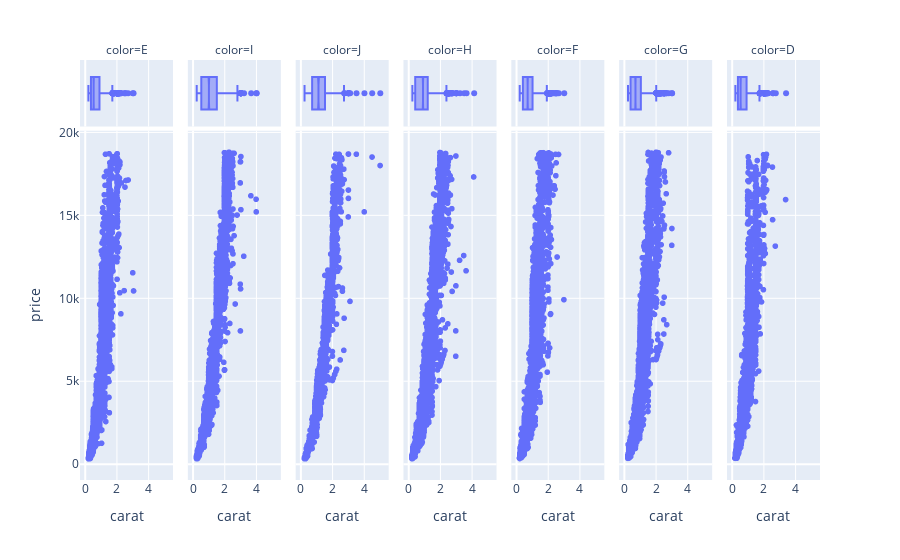

Write notebook code for a chart like this one.
### Code cell
# we can also add facet_col 

# we not get marginal plot of y-axis because we give facet_col, if we give it facet_row it will give us marginal plot of y-axis instead of x-axis
fig2 = px.scatter(diamonds, x="carat", y="price", marginal_x="box", marginal_y="histogram",facet_col='color')
fig2.show()

### Figure 1 — Plotly figure (JSON) as saved in the notebook; plotly's stock layout.template omitted (floating-point values rounded to 4 significant figures; data arrays with more than 128 entries replaced by an {"elided": "..."} marker saying what was removed)
{"data": [{"hovertemplate": "color=E<br>carat=%{x}<br>price=%{y}<extra></extra>", "legendgroup": "", "marker": {"color": "#636efa", "symbol": "circle"}, "mode": "markers", "name": "", "showlegend": false, "type": "scattergl", "x": {"elided": "9797 float values"}, "xaxis": "x", "y": {"elided": "9797 int values"}, "yaxis": "y"}, {"hovertemplate": "color=E<br>carat=%{x}<extra></extra>", "legendgroup": "", "marker": {"color": "#636efa", "symbol": "circle"}, "name": "", "notched": true, "showlegend": false, "type": "box", "x": {"elided": "9797 float values"}, "xaxis": "x8", "yaxis": "y8"}, {"hovertemplate": "color=I<br>carat=%{x}<br>price=%{y}<extra></extra>", "legendgroup": "", "marker": {"color": "#636efa", "symbol": "circle"}, "mode": "markers", "name": "", "showlegend": false, "type": "scattergl", "x": {"elided": "5422 float values"}, "xaxis": "x2", "y": {"elided": "5422 int values"}, "yaxis": "y2"}, {"hovertemplate": "color=I<br>carat=%{x}<extra></extra>", "legendgroup": "", "marker": {"color": "#636efa", "symbol": "circle"}, "name": "", "notched": true, "showlegend": false, "type": "box", "x": {"elided": "5422 float values"}, "xaxis": "x9", "yaxis": "y9"}, {"hovertemplate": "color=J<br>carat=%{x}<br>price=%{y}<extra></extra>", "legendgroup": "", "marker": {"color": "#636efa", "symbol": "circle"}, "mode": "markers", "name": "", "showlegend": false, "type": "scattergl", "x": {"elided": "2808 float values"}, "xaxis": "x3", "y": {"elided": "2808 int values"}, "yaxis": "y3"}, {"hovertemplate": "color=J<br>carat=%{x}<extra></extra>", "legendgroup": "", "marker": {"color": "#636efa", "symbol": "circle"}, "name": "", "notched": true, "showlegend": false, "type": "box", "x": {"elided": "2808 float values"}, "xaxis": "x10", "yaxis": "y10"}, {"hovertemplate": "color=H<br>carat=%{x}<br>price=%{y}<extra></extra>", "legendgroup": "", "marker": {"color": "#636efa", "symbol": "circle"}, "mode": "markers", "name": "", "showlegend": false, "type": "scattergl", "x": {"elided": "8304 float values"}, "xaxis": "x4", "y": {"elided": "8304 int values"}, "yaxis": "y4"}, {"hovertemplate": "color=H<br>carat=%{x}<extra></extra>", "legendgroup": "", "marker": {"color": "#636efa", "symbol": "circle"}, "name": "", "notched": true, "showlegend": false, "type": "box", "x": {"elided": "8304 float values"}, "xaxis": "x11", "yaxis": "y11"}, {"hovertemplate": "color=F<br>carat=%{x}<br>price=%{y}<extra></extra>", "legendgroup": "", "marker": {"color": "#636efa", "symbol": "circle"}, "mode": "markers", "name": "", "showlegend": false, "type": "scattergl", "x": {"elided": "9542 float values"}, "xaxis": "x5", "y": {"elided": "9542 int values"}, "yaxis": "y5"}, {"hovertemplate": "color=F<br>carat=%{x}<extra></extra>", "legendgroup": "", "marker": {"color": "#636efa", "symbol": "circle"}, "name": "", "notched": true, "showlegend": false, "type": "box", "x": {"elided": "9542 float values"}, "xaxis": "x12", "yaxis": "y12"}, {"hovertemplate": "color=G<br>carat=%{x}<br>price=%{y}<extra></extra>", "legendgroup": "", "marker": {"color": "#636efa", "symbol": "circle"}, "mode": "markers", "name": "", "showlegend": false, "type": "scattergl", "x": {"elided": "11292 float values"}, "xaxis": "x6", "y": {"elided": "11292 int values"}, "yaxis": "y6"}, {"hovertemplate": "color=G<br>carat=%{x}<extra></extra>", "legendgroup": "", "marker": {"color": "#636efa", "symbol": "circle"}, "name": "", "notched": true, "showlegend": false, "type": "box", "x": {"elided": "11292 float values"}, "xaxis": "x13", "yaxis": "y13"}, {"hovertemplate": "color=D<br>carat=%{x}<br>price=%{y}<extra></extra>", "legendgroup": "", "marker": {"color": "#636efa", "symbol": "circle"}, "mode": "markers", "name": "", "showlegend": false, "type": "scattergl", "x": {"elided": "6775 float values"}, "xaxis": "x7", "y": {"elided": "6775 int values"}, "yaxis": "y7"}, {"hovertemplate": "color=D<br>carat=%{x}<extra></extra>", "legendgroup": "", "marker": {"color": "#636efa", "symbol": "circle"}, "name": "", "notched": true, "showlegend": false, "type": "box", "x": {"elided": "6775 float values"}, "xaxis": "x14", "yaxis": "y14"}], "layout": {"annotations": [{"font": {}, "showarrow": false, "text": "color=E", "x": 0.06286, "xanchor": "center", "xref": "paper", "y": 1, "yanchor": "bottom", "yref": "paper"}, {"font": {}, "showarrow": false, "text": "color=I", "x": 0.2086, "xanchor": "center", "xref": "paper", "y": 1, "yanchor": "bottom", "yref": "paper"}, {"font": {}, "showarrow": false, "text": "color=J", "x": 0.3543, "xanchor": "center", "xref": "paper", "y": 1, "yanchor": "bottom", "yref": "paper"}, {"font": {}, "showarrow": false, "text": "color=H", "x": 0.5, "xanchor": "center", "xref": "paper", "y": 1, "yanchor": "bottom", "yref": "paper"}, {"font": {}, "showarrow": false, "text": "color=F", "x": 0.6457, "xanchor": "center", "xref": "paper", "y": 1, "yanchor": "bottom", "yref": "paper"}, {"font": {}, "showarrow": false, "text": "color=G", "x": 0.7914, "xanchor": "center", "xref": "paper", "y": 1, "yanchor": "bottom", "yref": "paper"}, {"font": {}, "showarrow": false, "text": "color=D", "x": 0.9371, "xanchor": "center", "xref": "paper", "y": 1, "yanchor": "bottom", "yref": "paper"}], "barmode": "overlay", "legend": {"tracegroupgap": 0}, "margin": {"t": 60}, "xaxis": {"anchor": "y", "domain": [0, 0.1257], "title": {"text": "carat"}}, "xaxis10": {"anchor": "y10", "domain": [0.2914, 0.4171], "matches": "x", "showgrid": true, "showticklabels": false}, "xaxis11": {"anchor": "y11", "domain": [0.4371, 0.5629], "matches": "x", "showgrid": true, "showticklabels": false}, "xaxis12": {"anchor": "y12", "domain": [0.5829, 0.7086], "matches": "x", "showgrid": true, "showticklabels": false}, "xaxis13": {"anchor": "y13", "domain": [0.7286, 0.8543], "matches": "x", "showgrid": true, "showticklabels": false}, "xaxis14": {"anchor": "y14", "domain": [0.8743, 1.0], "matches": "x", "showgrid": true, "showticklabels": false}, "xaxis2": {"anchor": "y2", "domain": [0.1457, 0.2714], "matches": "x", "title": {"text": "carat"}}, "xaxis3": {"anchor": "y3", "domain": [0.2914, 0.4171], "matches": "x", "title": {"text": "carat"}}, "xaxis4": {"anchor": "y4", "domain": [0.4371, 0.5629], "matches": "x", "title": {"text": "carat"}}, "xaxis5": {"anchor": "y5", "domain": [0.5829, 0.7086], "matches": "x", "title": {"text": "carat"}}, "xaxis6": {"anchor": "y6", "domain": [0.7286, 0.8543], "matches": "x", "title": {"text": "carat"}}, "xaxis7": {"anchor": "y7", "domain": [0.8743, 1.0], "matches": "x", "title": {"text": "carat"}}, "xaxis8": {"anchor": "y8", "domain": [0, 0.1257], "matches": "x", "showgrid": true, "showticklabels": false}, "xaxis9": {"anchor": "y9", "domain": [0.1457, 0.2714], "matches": "x", "showgrid": true, "showticklabels": false}, "yaxis": {"anchor": "x", "domain": [0, 0.8316], "title": {"text": "price"}}, "yaxis10": {"anchor": "x10", "domain": [0.8416, 1], "matches": "y8", "showgrid": false, "showline": false, "showticklabels": false, "ticks": ""}, "yaxis11": {"anchor": "x11", "domain": [0.8416, 1], "matches": "y8", "showgrid": false, "showline": false, "showticklabels": false, "ticks": ""}, "yaxis12": {"anchor": "x12", "domain": [0.8416, 1], "matches": "y8", "showgrid": false, "showline": false, "showticklabels": false, "ticks": ""}, "yaxis13": {"anchor": "x13", "domain": [0.8416, 1], "matches": "y8", "showgrid": false, "showline": false, "showticklabels": false, "ticks": ""}, "yaxis14": {"anchor": "x14", "domain": [0.8416, 1], "matches": "y8", "showgrid": false, "showline": false, "showticklabels": false, "ticks": ""}, "yaxis2": {"anchor": "x2", "domain": [0, 0.8316], "matches": "y", "showticklabels": false}, "yaxis3": {"anchor": "x3", "domain": [0, 0.8316], "matches": "y", "showticklabels": false}, "yaxis4": {"anchor": "x4", "domain": [0, 0.8316], "matches": "y", "showticklabels": false}, "yaxis5": {"anchor": "x5", "domain": [0, 0.8316], "matches": "y", "showticklabels": false}, "yaxis6": {"anchor": "x6", "domain": [0, 0.8316], "matches": "y", "showticklabels": false}, "yaxis7": {"anchor": "x7", "domain": [0, 0.8316], "matches": "y", "showticklabels": false}, "yaxis8": {"anchor": "x8", "domain": [0.8416, 1], "matches": "y8", "showgrid": false, "showline": false, "showticklabels": false, "ticks": ""}, "yaxis9": {"anchor": "x9", "domain": [0.8416, 1], "matches": "y8", "showgrid": false, "showline": false, "showticklabels": false, "ticks": ""}}}
